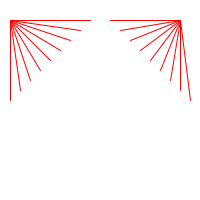
Frame 1 (no input)
Frame 60 (the mouse pressed at the canvas centre just before this capture): identical to frame 1, image omitted
Frame 120 (the mouse held since frame 60 and released just before this capture): identical to frame 1, image omitted

The Processing sketch that drew this single still picture (run headless with seeded random() and noise(); from frame 60 on, the mouse is pressed at the canvas centre):

// Processing sketch: processing_97128
// ── processing_97128.pde

void setup(){

size(200,200);
background(255); 
stroke(255,0,0);
strokeWeight(1);

}

int x=110;
int y=20;

void draw(){
 for(; x<200;x+=10){
   line(x,y,180,20);
   line(10,20,-x+200,y);
   y+=10;
 }
 }
